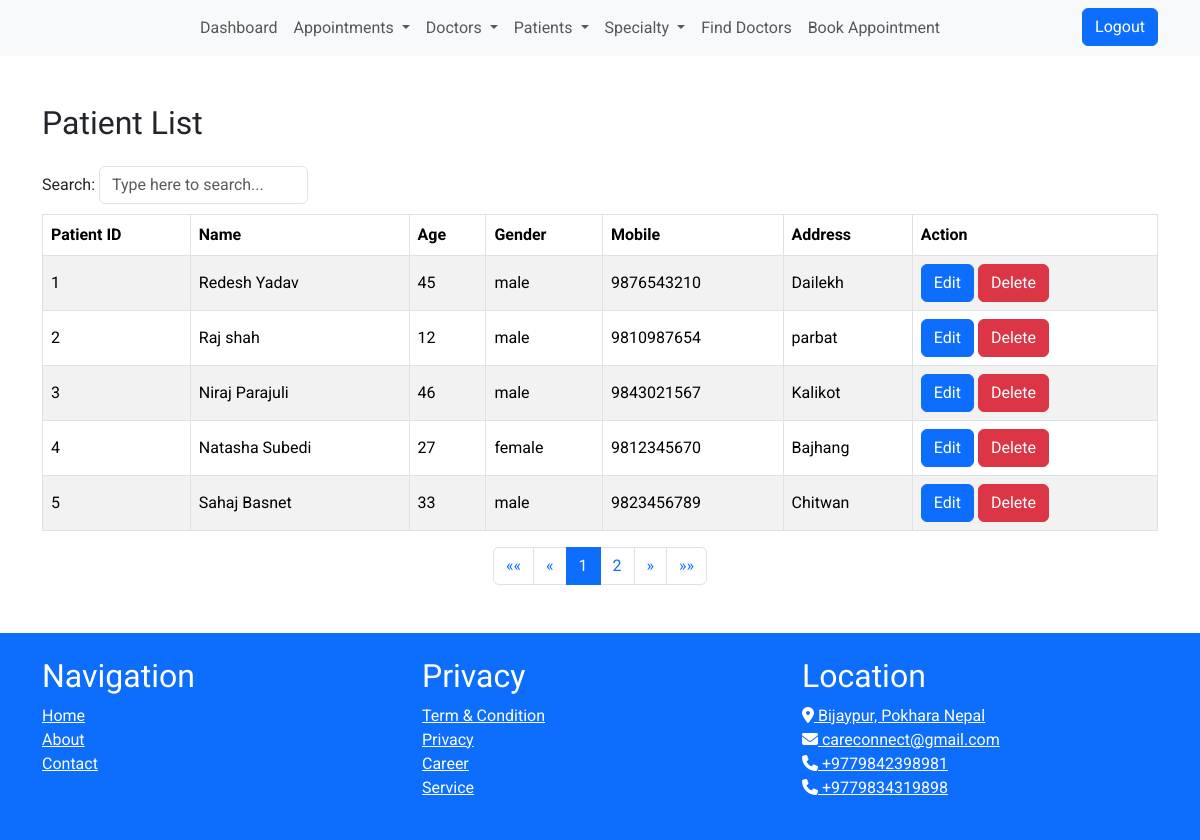
Screenshot of /patients/list/ (signed in) with the database file from the repository.
### patients/models.py (models this page shows, shortened)
class Patient(models.Model):
    GENDER_CHOICES = [
        ('male', 'Male'),
        ('female', 'Female'),
        ('other', 'Other'),
    ]
    id = models.AutoField(primary_key=True)
    name = models.CharField(max_length=50)
    age = models.IntegerField(null=True)
    gender = models.CharField(max_length=10, choices=GENDER_CHOICES)
    mobile = models.CharField(max_length=15)
    address = models.CharField(max_length=100)

### patients/views.py (the view)
# urls.py: path('list/', views.patient_list, name='patient_list'),
def patient_list(request):
    if not request.user.is_staff:
        return redirect('login')
    patients = Patient.objects.all().order_by('id')
    context = {'patients': patients}
    return render(request, 'patients/patient_list.html', context)

### cms/context_processors.py (called while the page is built)
def logo_processor(request):
    logo = StaticFile.objects.filter(name='logo').first()
    return {
        'logo': logo,
    }

### templates/patients/patient_list.html (shortened to what this page needs)
{% extends 'cms/base.html' %}
{% block content %}
<div class="container my-5">
    <h2 class="mb-4">Patient List</h2>
    <table class="table table-hover table-striped table-bordered align-middle tablemanager">
        <thead class="thead-dark">
            <tr>
                <th>Patient ID</th>
                <th>Name</th>
                <th>Age</th>
                <th>Gender</th>
                <th>Mobile</th>
                <th>Address</th>
                <th>Action</th>
            </tr>
        </thead>
        <tbody>
            {% for patient in patients %}
            <tr>
                <td>{{ patient.id }}</td>
                <td>{{ patient.name }}</td>
                <td>{{ patient.age }}</td>
                <td>{{ patient.gender }}</td>
                <td>{{ patient.mobile }}</td>
                <td>{{ patient.address }}</td>
                <td>
                    <a href="{% url 'update_patient' patient.id %}" class="btn btn-primary">Edit</a>
                    <button class="btn btn-danger" data-toggle="modal"
                        data-target="#deleteModal{{ patient.id }}">Delete</button>
                </td>
            </tr>
            {% endfor %}
        </tbody>
    </table>
</div>
{% endblock %}

### static/css/style.css (style rules this page uses)
body { font-family: 'Roboto', sans-serif; }
h1, h2, h3 { font-family: 'Varela Round', sans-serif; }

### templates/cms/base.html (style rules this page uses)
body { font-family: 'Roboto', sans-serif; }
h1, h2, h3 { font-family: 'Varela Round', sans-serif; }

### rows the page displays
Patient: id "1", name "Redesh Yadav", age "45", gender "male", mobile "9876543210", address "Dailekh"
Patient: id "2", name "Raj shah", age "12", gender "male", mobile "9810987654", address "parbat"
Patient: id "3", name "Niraj Parajuli", age "46", gender "male", mobile "9843021567", address "Kalikot"
Patient: id "4", name "Natasha Subedi", age "27", gender "female", mobile "9812345670", address "Bajhang"
Patient: id "5", name "Sahaj Basnet", age "33", gender "male", mobile "9823456789", address "Chitwan"
